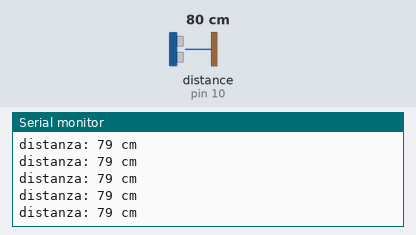
A sketch run on a simulated Arduino Uno, built with avr-gcc and run on an emulated ATmega328P. Parts: the last lines printed to the serial monitor. Wiring (inferred from the names in the program): ultrasonic range finder: trigger pin 9; echo pin 10. The inputs (shaded band) are chosen by the test bench; at power-on: distance to the obstacle (sensor on pin 10) 80 cm. The echo pulse lasts 58.3 µs per cm.

Above: at 1.2 s.
1.3 s: distance to the obstacle (sensor on pin 10) set to 299 cm
At 1.62 s:
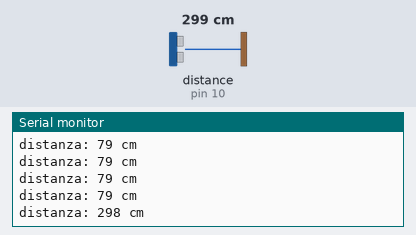
4.3 s: distance to the obstacle (sensor on pin 10) set to 2 cm
At 4.45 s:
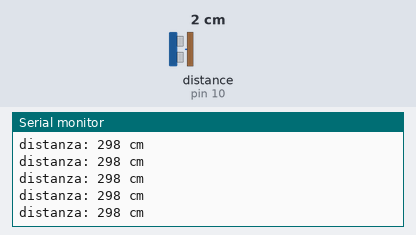
Timing chart, 0 to 7.3 s (numbered marks = the images above; inputs shaded):
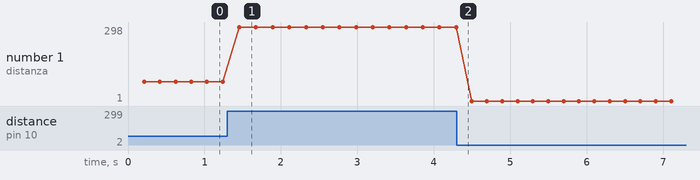

Measured:
- after the input at 1.3 s, the serial monitor: prints a new line after 0.16 s (image 1)
- plotted number 1: 79 → 298 after the input at 1.3 s, 298 → 1 after the input at 4.3 s

The sketch:

sketch_jan30b.ino
```cpp
const int pinTrigger = 9;
const int pinEcho    = 10;

void setup() {
  pinMode(pinTrigger, OUTPUT);
  pinMode(pinEcho, INPUT);
  Serial.begin(9600);
  Serial.print( "Sensore Ultrasuoni: ");
}

void loop() {
  // imposta l'uscita del trigger LOW
  digitalWrite(pinTrigger, LOW);
  // imposta l'uscita del trigger HIGH per 10 microsecondi
  digitalWrite(pinTrigger, HIGH);
  delayMicroseconds(10);
  digitalWrite(pinTrigger, LOW);

  // calcolo del tempo attraverso il pin di echo
  long durata = pulseIn(pinEcho, HIGH);
  long distanza = durata/58.31;

  Serial.print("distanza: ");
  // dopo 38ms è fuori dalla portata del sensore
  if( durata > 38000 ){
    Serial.println("Fuori portata");
  }
  else{
    Serial.print(distanza);
    Serial.println(" cm");
  }

  // Aspetta 1000 microsecondi prima di generare l'impulso successivo
  delay(200);
}
```
